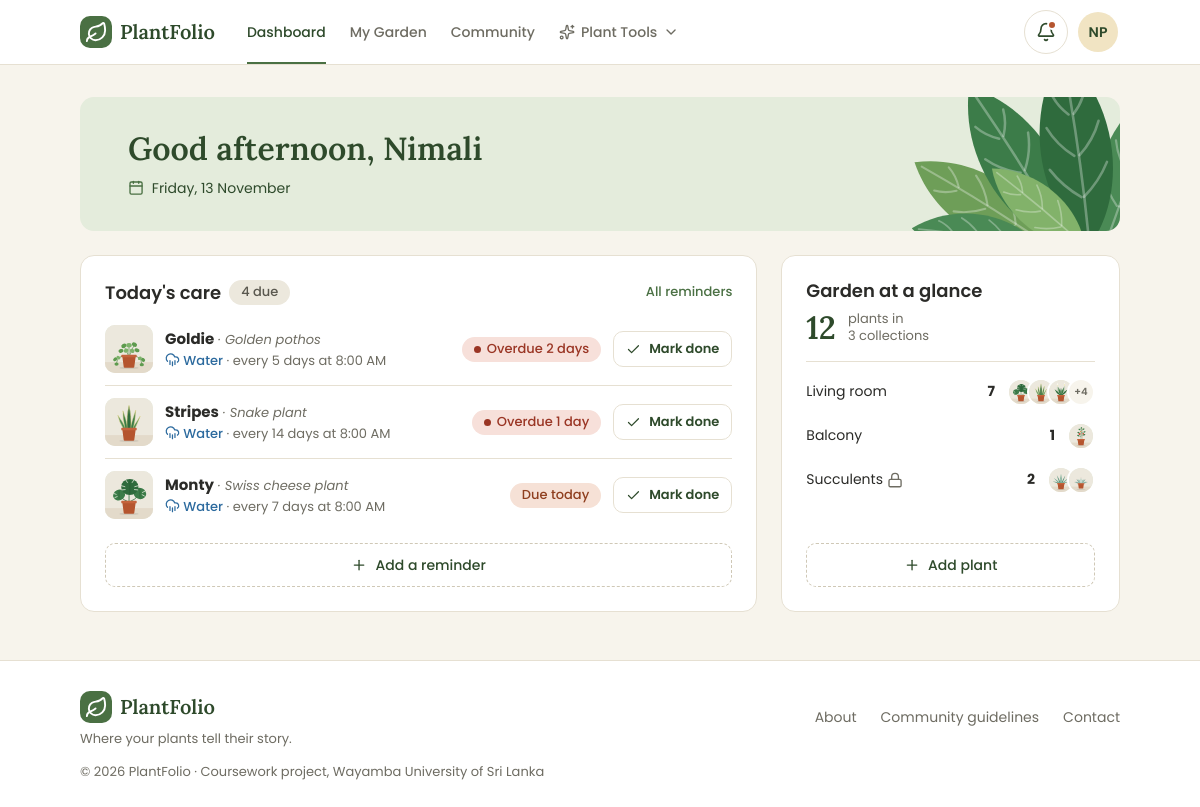
Page /public/dashboard.php (signed in) on the committed database.
### tables this page shows
CREATE TABLE users (
    id                  INT UNSIGNED     NOT NULL AUTO_INCREMENT,
    username            VARCHAR(30)      NOT NULL,
    full_name           VARCHAR(100)     NOT NULL,
    email               VARCHAR(255)     NOT NULL,
    phone               VARCHAR(20)      NULL DEFAULT NULL,
    password_hash       VARCHAR(255)     NOT NULL,
    bio                 VARCHAR(500)     NULL DEFAULT NULL,
    town_id             INT UNSIGNED     NULL DEFAULT NULL,
    km_from_town        TINYINT UNSIGNED NULL DEFAULT NULL,
    avatar              VARCHAR(255)     NULL DEFAULT NULL,
    new_plants_public   TINYINT(1)       NOT NULL DEFAULT 1,
    dashboard_reminders TINYINT(1)       NOT NULL DEFAULT 1,
    email_reminders     TINYINT(1)       NOT NULL DEFAULT 0,
    failed_logins       TINYINT UNSIGNED NOT NULL DEFAULT 0,
    locked_until        DATETIME         NULL DEFAULT NULL,
    created_at          DATETIME         NOT NULL DEFAULT CURRENT_TIMESTAMP,
    PRIMARY KEY (id),
    UNIQUE KEY uq_users_username (username),
    UNIQUE KEY uq_users_email (email),
    KEY idx_users_town (town_id),
    CONSTRAINT chk_users_km CHECK (km_from_town BETWEEN 0 AND 30),
     
    CONSTRAINT fk_users_town FOREIGN KEY (town_id) REFERENCES towns (id) ON DELETE RESTRICT
);

CREATE TABLE care_reminders (
    id            INT UNSIGNED      NOT NULL AUTO_INCREMENT,
    plant_id      INT UNSIGNED      NOT NULL,
    task          ENUM('water','fertilise','mist','rotate','prune','repot','recheck') NOT NULL,
    remind_time   TIME              NOT NULL DEFAULT '08:00:00',
    repeat_type   ENUM('once','daily','days','interval') NOT NULL DEFAULT 'interval',
    repeat_days   SET('mon','tue','wed','thu','fri','sat','sun') NULL DEFAULT NULL,
    interval_days SMALLINT UNSIGNED NULL DEFAULT NULL,
    last_done     DATE              NULL DEFAULT NULL,
    next_due      DATE              NOT NULL,
    PRIMARY KEY (id),
     
    UNIQUE KEY uq_reminders_plant_task (plant_id, task),
    KEY idx_reminders_next_due (next_due),
    CONSTRAINT chk_reminders_interval CHECK (interval_days > 0),
    CONSTRAINT fk_reminders_plant FOREIGN KEY (plant_id) REFERENCES plants (id) ON DELETE CASCADE
);

CREATE TABLE plants (
    id             INT UNSIGNED NOT NULL AUTO_INCREMENT,
    user_id        INT UNSIGNED NOT NULL,
    collection_id  INT UNSIGNED NULL DEFAULT NULL,
    species_id     INT UNSIGNED NULL DEFAULT NULL,
    custom_species VARCHAR(150) NULL DEFAULT NULL,    
    nickname       VARCHAR(60)  NOT NULL,
    photo          VARCHAR(255) NULL DEFAULT NULL,
    acquired_on    DATE         NULL DEFAULT NULL,
    health_status  ENUM('thriving','stable','needs_attention','sick') NOT NULL DEFAULT 'stable',
    is_public      TINYINT(1)   NOT NULL DEFAULT 1,
    created_at     DATETIME     NOT NULL DEFAULT CURRENT_TIMESTAMP,
    PRIMARY KEY (id),
    KEY idx_plants_user (user_id),
    KEY idx_plants_collection (collection_id),
    KEY idx_plants_species (species_id),
    KEY idx_plants_health (health_status),
    KEY idx_plants_public (is_public),
    CONSTRAINT fk_plants_user       FOREIGN KEY (user_id)       REFERENCES users (id)         ON DELETE CASCADE,
     
    CONSTRAINT fk_plants_collection FOREIGN KEY (collection_id) REFERENCES collections (id)   ON DELETE SET NULL,
    CONSTRAINT fk_plants_species    FOREIGN KEY (species_id)    REFERENCES plant_species (id) ON DELETE SET NULL
);

CREATE TABLE collections (
    id         INT UNSIGNED NOT NULL AUTO_INCREMENT,
    user_id    INT UNSIGNED NOT NULL,
    name       VARCHAR(60)  NOT NULL,
    is_public  TINYINT(1)   NOT NULL DEFAULT 1,
    created_at DATETIME     NOT NULL DEFAULT CURRENT_TIMESTAMP,
    PRIMARY KEY (id),
     
    UNIQUE KEY uq_collections_user_name (user_id, name),
    CONSTRAINT fk_collections_user FOREIGN KEY (user_id) REFERENCES users (id) ON DELETE CASCADE
);

### public/dashboard.php (the view, shortened to what the rows shown need)
<?php
require_once __DIR__ . '/../includes/helpers.php';
require_once __DIR__ . '/../includes/mock-data.php';
$hour       = (int) date('G');
$greeting   = $hour < 12 ? 'Good morning' : ($hour < 18 ? 'Good afternoon' : 'Good evening');
$first_name = explode(' ', $current_user['full_name'])[0];
$care_count = count($mock_reminders);
$has_plants = $current_user['plant_count'] > 0;
include __DIR__ . '/../includes/header.php';
?>
<div class="container page">
  <div class="dash-head">
    <div class="dash-head-text">
      <h1 class="dash-title"><?= e($greeting) ?>, <?= e($first_name) ?></h1>
    </div>
  </div>
  <div class="dash-grid">
    <div class="dash-main">
        <section class="panel dash-box" aria-labelledby="care-title">
          <div class="panel-head">
            <h2 class="panel-title" id="care-title">Today's care
              <?php if ($care_count > 0): ?><span class="badge badge-neutral"><?= e($care_count) ?> due</span><?php endif; ?>
            </h2>
          </div>
          <div class="dash-box-body">
          <?php if (!$current_user['dashboard_reminders']): ?>
            <p class="panel-empty"><?= icon('bell') ?> Care tasks are hidden here. <a href="<?= e(url('settings.php#reminders')) ?>">Show them in Settings</a></p>
          <?php elseif ($care_count > 0): ?>
            <div class="care-list scroll-quiet">
              <?php foreach ($mock_reminders as $reminder): ?>
                <?php partial('care-row', ['reminder' => $reminder]); ?>
              <?php endforeach; ?>
            </div>
          <?php elseif (!$has_plants): ?>
            <p class="panel-empty"><?= icon('sprout') ?> No reminders yet. Start by adding a plant.</p>
          <?php else: ?>
            <p class="panel-empty"><?= icon('check') ?> Nothing due today. Your plants are all looked after.</p>
          <?php endif; ?>
          </div>
        </section>
    </div>
    <div class="dash-side">
        <section class="panel dash-box" aria-labelledby="glance-title">
          <div class="panel-head">
            <h2 class="panel-title" id="glance-title">Garden at a glance</h2>
          </div>
          <div class="dash-box-body">
          <?php if (!$has_plants): ?>
            <p class="panel-empty"><?= icon('sprout') ?> No plants yet. Start by adding your first plant.</p>
          <?php else: ?>
          <p class="glance-total">
            <strong><?= e($current_user['plant_count']) ?></strong>
            <span>plants in<br><?= e($current_user['collection_count']) ?> collections</span>
          </p>
          <ul class="glance-collections scroll-quiet">
            <?php foreach ($mock_collections as $collection): ?>
              <?php $more = $collection['plant_count'] - count($collection['cover_photos']); ?>
              <li>
                <a class="glance-collection" href="<?= e(url('garden.php?collection=' . $collection['id'])) ?>">
                  <span class="glance-collection-name">
                    <?= e($collection['name']) ?>
                    <?php if (!$collection['is_public']): ?><?= icon('lock') ?><span class="visually-hidden">(private)</span><?php endif; ?>
                  </span>
                  <strong class="glance-collection-count"><?= e($collection['plant_count']) ?></strong>
                  <span class="glance-photos" aria-hidden="true">
                    <?php foreach ($collection['cover_photos'] as $photo): ?>
                      <img src="<?= e(photo_url($photo)) ?>" alt="" loading="lazy">
                    <?php endforeach; ?>
                    <?php if ($more > 0): ?><span class="glance-more">+<?= e($more) ?></span><?php endif; ?>
                  </span>
                </a>
              </li>
            <?php endforeach; ?>
          </ul>
          <?php endif; ?>
          </div>
        </section>
    </div>
  </div>
</div>
<?php include __DIR__ . '/../includes/footer.php'; ?>

### partials/avatar.php
<?php
$avatar_class = 'avatar' . (isset($size) ? ' avatar-' . $size : '');
?>
<?php if (!empty($member['avatar'])): ?>
  <img class="<?= e($avatar_class) ?>" src="<?= e(photo_url($member['avatar'])) ?>" alt="">
<?php else: ?>
  <span class="<?= e($avatar_class) ?> avatar-tint-<?= e(avatar_tint($member['username'])) ?>" aria-hidden="true"><?= e(initials($member['full_name'])) ?></span>
<?php endif; ?>

### partials/care-row.php (shortened to what the rows shown need)
<?php
$due     = care_due($reminder['next_due']);
$compact = !empty($compact);
$action  = $action ?? url('dashboard.php');
$badge   = $due['state'] === 'upcoming' ? 'neutral' : $due['state'];
?>
<div class="care-row<?= $compact ? ' care-row-compact' : '' ?>" data-reminder data-task="<?= e($reminder['task']) ?>" data-interval="<?= e($reminder['interval_days'] ?? '') ?>">
  <?php if (!$compact): ?>
    <img class="thumb" src="<?= e(photo_url($reminder['photo'])) ?>" alt="">
  <?php endif; ?>
  <div class="care-row-text">
    <?php if ($compact): ?>
      <span class="care-row-task-title"><?= task_name($reminder['task']) ?> <span class="care-row-task">· <?= e(schedule_words($reminder)) ?></span></span>
    <?php else: ?>
      <span><strong><?= e($reminder['nickname']) ?></strong> <span class="care-row-species">· <?= e($reminder['common_name']) ?></span></span>
      <span class="care-row-task"><?= task_name($reminder['task']) ?> · <?= e(schedule_words($reminder)) ?></span>
    <?php endif; ?>
  </div>
  <span class="badge badge-<?= e($badge) ?>" data-due><?= e($due['text']) ?></span>
  <form class="care-row-form" method="post" action="<?= e($action) ?>">
    <button class="btn btn-secondary btn-sm" aria-label="Mark done: <?= e(task_label($reminder['task'])) ?> <?= e($reminder['nickname']) ?>">
      <?= icon('check') ?> <span class="care-row-btn-label">Mark done</span>
    </button>
  </form>
</div>

### includes/helpers.php (shortened to what the rows shown need)
<?php
function e($value)
{
    return htmlspecialchars((string) $value, ENT_QUOTES | ENT_SUBSTITUTE, 'UTF-8');
}
function config($key)
{
    static $config = null;
    if ($config === null) {
        $file   = __DIR__ . '/../config/config.php';
        $config = require (is_file($file) ? $file : __DIR__ . '/../config/config.example.php');
    }
    return $config[$key] ?? null;
}
function url($path = '')
{
    return rtrim(config('base_url'), '/') . '/' . ltrim($path, '/');
}
function icon($name)
{
    $file = __DIR__ . '/../public/assets/img/icons/' . $name . '.svg';
    $svg = file_get_contents($file);
    $svg = preg_replace('/\s*/s', '', $svg);
    return preg_replace('/class="[^"]*"/', 'class="icon" aria-hidden="true"', $svg, 1);
}
function partial($partial_name, array $partial_data = [])
{
    extract($partial_data);
    include __DIR__ . '/../partials/' . $partial_name . '.php';
}
function photo_url($photo)
{
    return url((str_starts_with((string) $photo, 'mock/') ? 'assets/img/' : 'uploads/') . $photo);
}
function initials($full_name)
{
    $words = preg_split('/\s+/', trim($full_name));
    $first = mb_substr($words[0], 0, 1);
    $last  = count($words) > 1 ? mb_substr(end($words), 0, 1) : '';
    return mb_strtoupper($first . $last);
}
function avatar_tint($username)
{
    return crc32($username) % 4 + 1;
}
function task_label($task)
{
    $labels = [
        'water'     => 'Water',
        'fertilise' => 'Fertilise',
        'mist'      => 'Mist',
        'rotate'    => 'Rotate',
        'prune'     => 'Prune',
        'repot'     => 'Repot',
        'recheck'   => 'Re-check',
    ];
    return $labels[$task] ?? ucfirst($task);
}
function task_icon($task)
{
    $icons = [
        'water'     => 'cloud-rain',
        'fertilise' => 'flask-conical',
        'mist'      => 'spray-can',
        'rotate'    => 'rotate-cw',
        'prune'     => 'scissors',
        'repot'     => 'shovel',
        'recheck'   => 'stethoscope',
    ];
    return $icons[$task] ?? 'calendar';
}
function repeat_words($reminder)
{
    $type = $reminder['repeat_type'] ?? 'interval';
    $days = (int) $reminder['interval_days'];
    return $days === 1 ? 'every day' : 'every ' . $days . ' days';
}
function schedule_words($reminder)
{
    $time = $reminder['remind_time'] ?? null;
    return repeat_words($reminder) . ($time ? ' at ' . date('g:i A', strtotime($time)) : '');
}
function task_name($task)
{
    return '<span class="task task-' . e($task) . '">' . icon(task_icon($task)) . ' ' . e(task_label($task)) . '</span>';
}
function days_until($date)
{
    $today  = new DateTime('today');
    $target = new DateTime(substr($date, 0, 10));
    return (int) $today->diff($target)->format('%r%a');
}
function care_due($next_due)
{
    $days = days_until($next_due);
    if ($days < 0) {
        $late = abs($days);
        return ['state' => 'overdue', 'text' => 'Overdue ' . $late . ($late === 1 ? ' day' : ' days')];
    }
    if ($days === 0) {
        return ['state' => 'due', 'text' => 'Due today'];
    }
    if ($days === 1) {
        return ['state' => 'upcoming', 'text' => 'Tomorrow'];
    }
    return ['state' => 'upcoming', 'text' => 'In ' . $days . ' days'];
}

### rows in the picture
users: full_name "NP", km_from_town "3"
care_reminders: plant.photo (picture), plant.nickname "Goldie", common_name "Golden pothos", task "Water", schedule_words($reminder) "every 5 days at 8:00 AM", next_due "Overdue 2 days"
care_reminders: plant.photo (picture), plant.nickname "Stripes", common_name "Snake plant", task "Water", schedule_words($reminder) "every 14 days at 8:00 AM", next_due "Overdue 1 day"
care_reminders: plant.photo (picture), plant.nickname "Monty", common_name "Swiss cheese plant", task "Water", schedule_words($reminder) "every 7 days at 8:00 AM", next_due "Due today"
collections: name "Living room", plant_count "7", more "4"
collections: name "Balcony", plant_count "1"
collections: name "Succulents", plant_count "2"

### other values in the picture
$link['label'] "Dashboard"
$link['label'] "My Garden"
$link['label'] "Community"
$first_name "Nimali"
$care_count "4"
$current_user['plant_count'] "12"
$link['label'] "About"
$link['label'] "Community guidelines"
$link['label'] "Contact"
